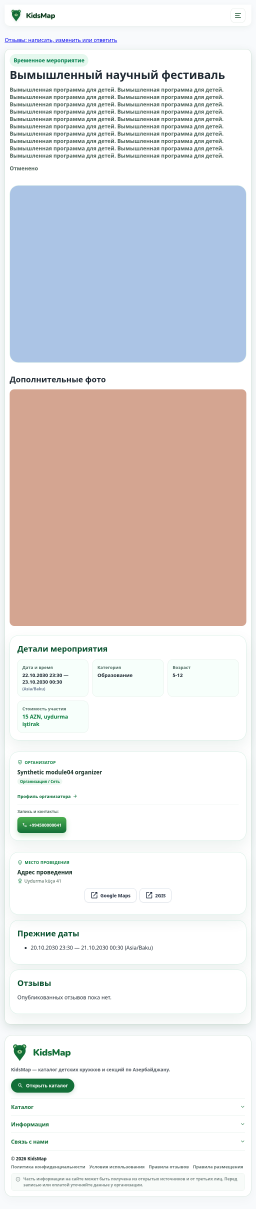
#> input picture docs/qa/module04-full-2026-10-13-r1/screenshots/cancelled-public-ru-768.png, 768 x 3626 px (shown at 1/3 size); its folder holds 2 pictures in this run
$ python package-evidence.py
#> lines starting #> are read from the running program, lines starting #| are printed output that depends on the picture
"""Package native originals; derived contact sheet is only a navigation aid."""
from pathlib import Path
import json,hashlib
from PIL import Image,ImageOps,ImageDraw
P=Path(__file__).resolve().parent
rows=[]
for f in sorted((P/'screenshots').glob('*.png')):
 with Image.open(f) as im:width,height=im.size
#> im is the input picture: PIL image 768x3626 RGB; mean R, G, B 227.3, 224.4, 224.4
#> width = 768; height = 3626
 rows.append({'path':'screenshots/'+f.name,'sha256':hashlib.sha256(f.read_bytes()).hexdigest(),'bytes':f.stat().st_size,'width':width,'height':height,'native_original':True})
(P/'png-manifest.json').write_text(json.dumps(rows,indent=2))
names=['owner-empty-step1-en-390.png','specialist-filled-step1-az-390.png','admin-new-ru-390.png','photo-clear-verified-ru-390.png','state-conflict-en-390.png','state-loading-en-390.png','recovery-network-az-390.png','public-published-ru-1440.png']
canvas=Image.new('RGB',(800,4*650),'#e9eef1');draw=ImageDraw.Draw(canvas)
#> after `canvas = Image.new('RGB', (800, 4 * 650), '#e9eef1')`:
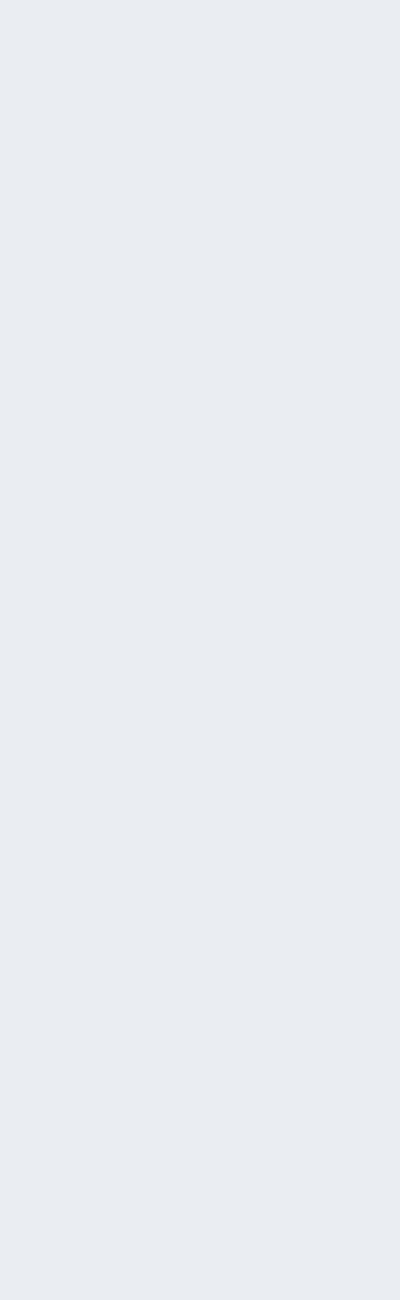
#> canvas: PIL image 800x2600 RGB (shown at 1/2 size); mean R, G, B 233, 238, 241
for i,name in enumerate(names):
 f=P/'screenshots'/name
 if not f.exists():continue
 with Image.open(f) as im:
  cropped=im.convert('RGB').crop((0,0,im.width,min(im.height,1400)));cropped.thumbnail((380,600));x=(i%2)*400+10;y=(i//2)*650+30;canvas.paste(cropped,(x,y));draw.text((x,y-20),name,fill='black')
canvas.save(P/'visual-overview.jpg',quality=90)
print(json.dumps({'png_originals':len(rows),'derived_overview':True}))
#| {"png_originals": 2, "derived_overview": true}
